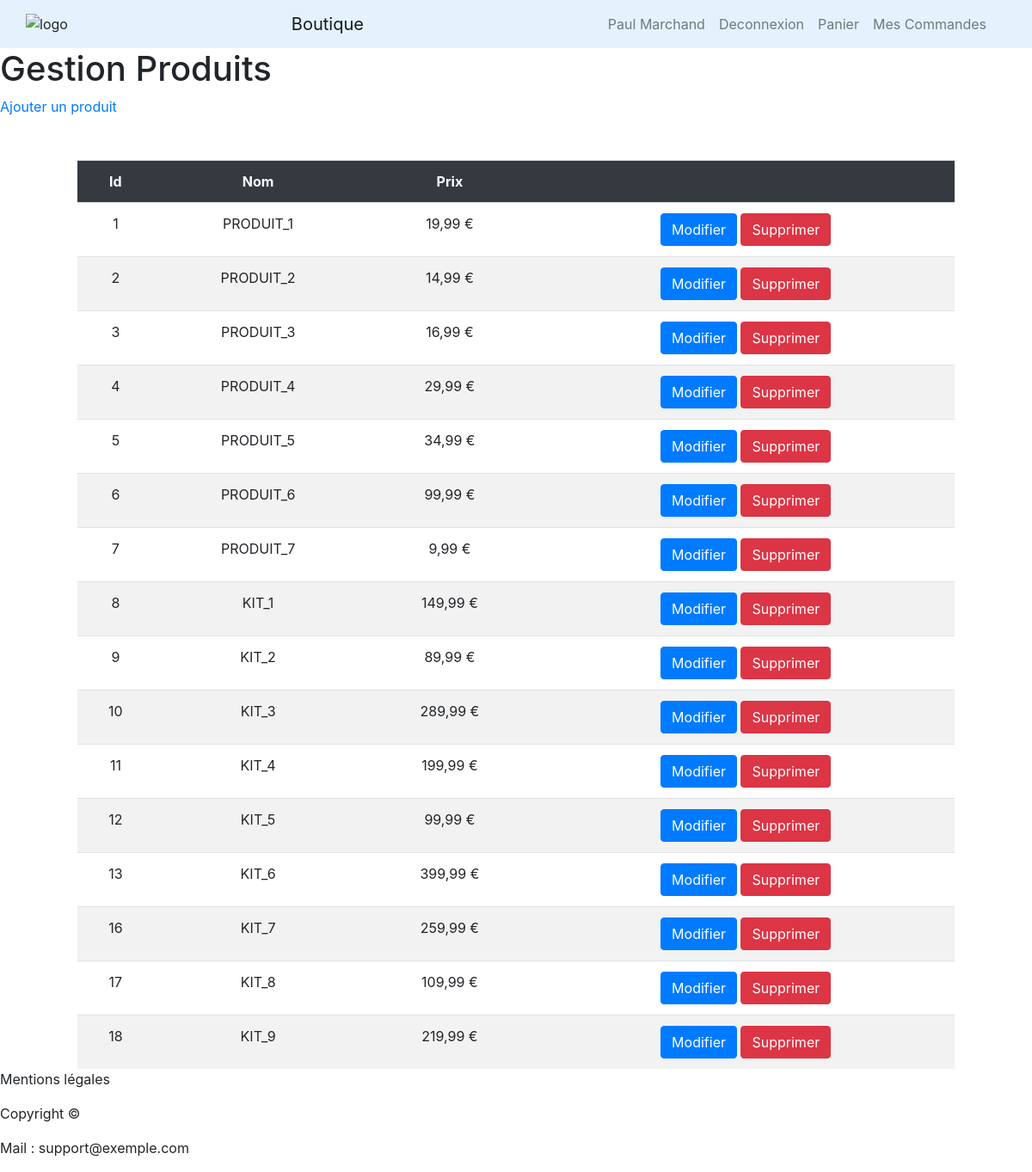
/Zip/Menuiz_Ecommerce/produit-single2.php (signed in), run on the app's committed database.
### tables this page shows
CREATE TABLE `t_d_product_prd` (
  `PRD_ID` int(11) NOT NULL,
  `SPL_ID` int(11) NOT NULL,
  `PTY_ID` int(11) NOT NULL,
  `PRD_DESCRIPTION` varchar(1024) NOT NULL,
  `PRD_GUARANTEE` smallint(6) NOT NULL,
  `PRD_PICTURE` longtext DEFAULT NULL,
  `PRD_PRICE` decimal(8,2) DEFAULT NULL,
  `PRD_CODE` varchar(45) NOT NULL
);

### Zip/Menuiz_Ecommerce/Include/fonctions.php (called while the page is built, shortened)
<?php
function isUserConnected()
{
    return isset($_SESSION['utilisateur']);
}
function getUserFullName()
{
    if (isUserConnected()) {
        return $_SESSION['utilisateur']['prenom'] . ' ' . $_SESSION['utilisateur']['nom'];
    }
}
function prixFR($prix)
{
    return number_format($prix, 2, ',', ' ') . ' €';
}

### Zip/Menuiz_Ecommerce/produit-single2.php (the view, shortened to what this page needs)
<?php
require_once __DIR__ . '/../include/init.php';
$stmt = $pdo->query('SELECT P.* FROM T_D_PRODUCT_PRD P ');
$produit = $stmt->fetchAll();
require __DIR__ . '/../layout/top.php';
?>
<h1>Gestion Produits</h1>
<p><a href="produit-edit.php">Ajouter un produit</a></p>
<table class="table_cat th_produits table table-striped">
    <tr>
        <th>Id</th>
        <th>Nom</th>
        <th>Prix</th>
        <th></th>
    </tr>
    <?php
    foreach ($produit as $item) :
    ?>
    <tr>
        <td><?= $item['PRD_ID']; ?></td>
        <td><?= $item['PRD_DESCRIPTION']; ?></td>
        <td><?=  prixFR($item['PRD_PRICE']); ?></td>
        <td>
            <a class="btn btn-primary"
               href="produit-edit.php?id=<?= $item['PRD_ID']; ?>">
               Modifier
            </a>
        <a class="btn btn-danger"
               href="produit-delete.php?id=<?= $item['PRD_ID']; ?>" onclick="myFunction()">
               Supprimer
            </a>
        </td>
    </tr>
    <?php
    endforeach;
    ?>
</table>
<?php
require __DIR__ . '/../layout/bottom.php';
?>

### Zip/Menuiz_Ecommerce/layout/top.php (shortened to what this page needs)
<!DOCTYPE html>
<head>
    <link rel="stylesheet" href="https://stackpath.bootstrapcdn.com/bootstrap/4.1.1/css/bootstrap.min.css">
</head>
<body>
    <nav class="navbar navbar-expand-md navbar-light " style="background-color: #e3f2fd;">
        <div class="container navbar-nav">
            <img class="logo headLogo" src="<?= IMG_WEB; ?>MenuizMan_logo.png" alt="logo">
            <a class="navbar-brand" href="<?= RACINE_WEB; ?>index.php">Boutique</a>
            <ul class="navbar-nav">
                <?php
                if (isUserConnected()) :
                ?>
                    <li class="nav-item">
                        <a class="nav-link">
                            <?= getUserFullName(); ?>
                        </a>
                    </li>
                    <li class="nav-item">
                        <a class="nav-link" href="<?= RACINE_WEB; ?>deconnexion.php">Deconnexion</a>
                    </li>
                <?php
                endif;
                ?>
                <li class="nav-item">
                    <a class="nav-link" href="<?= RACINE_WEB; ?>panier.php">Panier</a>
                </li>
                <li class="nav-item">
                    <a class="nav-link" href="<?= RACINE_WEB; ?>mescommandes.php">Mes Commandes</a>
                </li>
            </ul>
        </div>
    </nav>

### Zip/Menuiz_Ecommerce/layout/bottom.php (shortened to what this page needs)
<footer>
    <p class="mention">Mentions légales</p>
    <p class="copy">Copyright ©</p>
    <p class="mail">Mail : support@exemple.com</p>
</footer>
</body>
</html>

### Zip/Menuiz_Ecommerce/layout/top.php (style rules this page uses)
.table_cat { width: 85%; margin: 0 auto; margin-top: 50px; }
.table_cat th { text-align: center; color: white; background: #343a40; }
.table_cat td, .th_produits td { text-align: center }

### data on the page
t_d_product_prd: PRD_ID "1", PRD_DESCRIPTION "PRODUIT_1", PRD_PRICE "19,99 €"
t_d_product_prd: PRD_ID "2", PRD_DESCRIPTION "PRODUIT_2", PRD_PRICE "14,99 €"
t_d_product_prd: PRD_ID "3", PRD_DESCRIPTION "PRODUIT_3", PRD_PRICE "16,99 €"
t_d_product_prd: PRD_ID "4", PRD_DESCRIPTION "PRODUIT_4", PRD_PRICE "29,99 €"
t_d_product_prd: PRD_ID "5", PRD_DESCRIPTION "PRODUIT_5", PRD_PRICE "34,99 €"
t_d_product_prd: PRD_ID "6", PRD_DESCRIPTION "PRODUIT_6", PRD_PRICE "99,99 €"
t_d_product_prd: PRD_ID "7", PRD_DESCRIPTION "PRODUIT_7", PRD_PRICE "9,99 €"
t_d_product_prd: PRD_ID "8", PRD_DESCRIPTION "KIT_1", PRD_PRICE "149,99 €"
t_d_product_prd: PRD_ID "9", PRD_DESCRIPTION "KIT_2", PRD_PRICE "89,99 €"
t_d_product_prd: PRD_ID "10", PRD_DESCRIPTION "KIT_3", PRD_PRICE "289,99 €"
t_d_product_prd: PRD_ID "11", PRD_DESCRIPTION "KIT_4", PRD_PRICE "199,99 €"
t_d_product_prd: PRD_ID "12", PRD_DESCRIPTION "KIT_5", PRD_PRICE "99,99 €"
t_d_product_prd: PRD_ID "13", PRD_DESCRIPTION "KIT_6", PRD_PRICE "399,99 €"
t_d_product_prd: PRD_ID "16", PRD_DESCRIPTION "KIT_7", PRD_PRICE "259,99 €"
t_d_product_prd: PRD_ID "17", PRD_DESCRIPTION "KIT_8", PRD_PRICE "109,99 €"
t_d_product_prd: PRD_ID "18", PRD_DESCRIPTION "KIT_9", PRD_PRICE "219,99 €"

### other printed values
getUserFullName() "Paul Marchand"
